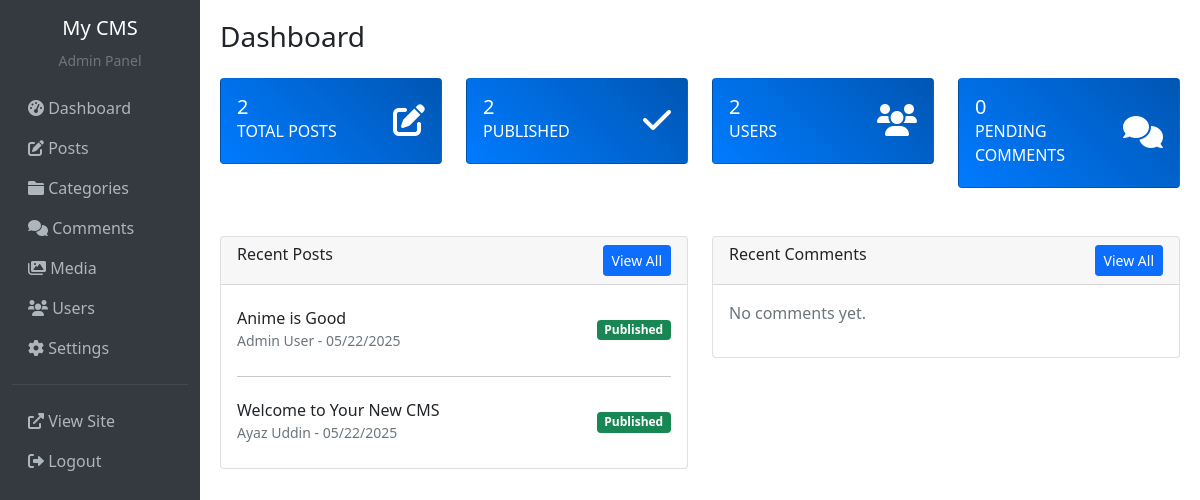
The page /admin (signed in) on the database its author committed.
### app.py (models this page shows, shortened)
class Setting(db.Model):
    id = db.Column(db.Integer, primary_key=True)
    key = db.Column(db.String(100), unique=True, nullable=False)
    value = db.Column(db.Text)
    description = db.Column(db.Text)
    @staticmethod
    def get_setting(key, default=None):
        setting = Setting.query.filter_by(key=key).first()
        return setting.value if setting else default

class Post(db.Model):
    id = db.Column(db.Integer, primary_key=True)
    title = db.Column(db.String(200), nullable=False)
    slug = db.Column(db.String(200), unique=True, nullable=False)
    content = db.Column(db.Text, nullable=False)
    excerpt = db.Column(db.Text)
    status = db.Column(db.String(20), default='draft')  # draft, published, private
    post_type = db.Column(db.String(20), default='post')  # post, page
    featured_image = db.Column(db.String(255))
    meta_title = db.Column(db.String(200))
    meta_description = db.Column(db.Text)
    view_count = db.Column(db.Integer, default=0)
    created_at = db.Column(db.DateTime, default=datetime.utcnow)
    updated_at = db.Column(db.DateTime, default=datetime.utcnow, onupdate=datetime.utcnow)
    published_at = db.Column(db.DateTime)
    author_id = db.Column(db.Integer, db.ForeignKey('user.id'), nullable=False)
    category_id = db.Column(db.Integer, db.ForeignKey('category.id'))
    comments = db.relationship('Comment', backref='post', lazy=True, cascade='all, delete-orphan')
    tags = db.relationship('Tag', secondary=post_tags, lazy='subquery',
                          backref=db.backref('posts', lazy=True))

class User(UserMixin, db.Model):
    id = db.Column(db.Integer, primary_key=True)
    username = db.Column(db.String(80), unique=True, nullable=False)
    email = db.Column(db.String(120), unique=True, nullable=False)
    password_hash = db.Column(db.String(255), nullable=False)
    first_name = db.Column(db.String(50))
    last_name = db.Column(db.String(50))
    role = db.Column(db.String(20), default='subscriber')
    is_active = db.Column(db.Boolean, default=True)
    created_at = db.Column(db.DateTime, default=datetime.utcnow)
    posts = db.relationship('Post', backref='author', lazy=True)
    comments = db.relationship('Comment', backref='author', lazy=True)
    def has_permission(self, permission):
        permissions = {
            'subscriber': ['read'],
            'author': ['read', 'create_post', 'edit_own_post'],
            'editor': ['read', 'create_post', 'edit_post', 'publish'],
            'admin': ['all']
        }
        user_perms = permissions.get(self.role, [])
        return permission in user_perms or 'all' in user_perms
    @property
    def full_name(self):
        return f"{self.first_name} {self.last_name}".strip() or self.username

### app.py (the view)
@app.route('/admin')
@login_required
def admin_dashboard():
    stats = {
        'total_posts': Post.query.count(),
        'published_posts': Post.query.filter_by(status='published').count(),
        'total_users': User.query.count(),
        'total_comments': Comment.query.count(),
        'pending_comments': Comment.query.filter_by(status='pending').count()
    }
    recent_posts = Post.query.order_by(Post.created_at.desc()).limit(5).all()
    recent_comments = Comment.query.order_by(Comment.created_at.desc()).limit(5).all()
    return render_template('admin/dashboard.html', stats=stats,
                         recent_posts=recent_posts, recent_comments=recent_comments)

### app.py (called while the page is built)
@login_manager.user_loader
def load_user(user_id):
    return User.query.get(int(user_id))

@app.context_processor
def inject_site_settings():
    return {
        'site_title': Setting.get_setting('site_title', 'My CMS'),
        'site_description': Setting.get_setting('site_description', 'A powerful content management system'),
        'recent_posts': Post.query.filter_by(status='published').order_by(Post.published_at.desc()).limit(5).all(),
        'categories': Category.query.all()
    }

### templates/admin/dashboard.html
{% extends "admin/base.html" %}
{% block content %}
<div class="d-sm-flex align-items-center justify-content-between mb-4">
    <h1 class="h3 mb-0 text-gray-800">Dashboard</h1>
</div>
<div class="row mb-4">
    <div class="col-xl-3 col-md-6 mb-4">
        <div class="card stats-card">
            <div class="card-body">
                <div class="row align-items-center">
                    <div class="col">
                        <div class="h5 mb-0 font-weight-bold">{{ stats.total_posts }}</div>
                        <div class="text-xs font-weight-bold text-uppercase mb-1">Total Posts</div>
                    </div>
                    <div class="col-auto">
                        <i class="fas fa-edit fa-2x"></i>
                    </div>
                </div>
            </div>
        </div>
    </div>
    <div class="col-xl-3 col-md-6 mb-4">
        <div class="card stats-card">
            <div class="card-body">
                <div class="row align-items-center">
                    <div class="col">
                        <div class="h5 mb-0 font-weight-bold">{{ stats.published_posts }}</div>
                        <div class="text-xs font-weight-bold text-uppercase mb-1">Published</div>
                    </div>
                    <div class="col-auto">
                        <i class="fas fa-check fa-2x"></i>
                    </div>
                </div>
            </div>
        </div>
    </div>
    <div class="col-xl-3 col-md-6 mb-4">
        <div class="card stats-card">
            <div class="card-body">
                <div class="row align-items-center">
                    <div class="col">
                        <div class="h5 mb-0 font-weight-bold">{{ stats.total_users }}</div>
                        <div class="text-xs font-weight-bold text-uppercase mb-1">Users</div>
                    </div>
                    <div class="col-auto">
                        <i class="fas fa-users fa-2x"></i>
                    </div>
                </div>
            </div>
        </div>
    </div>
    <div class="col-xl-3 col-md-6 mb-4">
        <div class="card stats-card">
            <div class="card-body">
                <div class="row align-items-center">
                    <div class="col">
                        <div class="h5 mb-0 font-weight-bold">{{ stats.pending_comments }}</div>
                        <div class="text-xs font-weight-bold text-uppercase mb-1">Pending Comments</div>
                    </div>
                    <div class="col-auto">
                        <i class="fas fa-comments fa-2x"></i>
                    </div>
                </div>
            </div>
        </div>
    </div>
</div>
<div class="row">
    <div class="col-lg-6">
        <div class="card">
            <div class="card-header d-flex justify-content-between">
                <h6 class="m-0 font-weight-bold">Recent Posts</h6>
                <a href="{{ url_for('admin_posts') }}" class="btn btn-sm btn-primary">View All</a>
            </div>
            <div class="card-body">
                {% if recent_posts %}
                    {% for post in recent_posts %}
                    <div class="d-flex align-items-center py-2">
                        <div class="flex-grow-1">
                            <h6 class="mb-0">{{ post.title }}</h6>
                            <small class="text-muted">{{ post.author.full_name }} - {{ post.created_at.strftime('%m/%d/%Y') }}</small>
                        </div>
                        <span class="badge bg-{{ 'success' if post.status == 'published' else 'warning' }}">
                            {{ post.status.title() }}
                        </span>
                    </div>
                    {% if not loop.last %}<hr>{% endif %}
                    {% endfor %}
                {% else %}
                    <p class="text-muted">No posts yet.</p>
                {% endif %}
            </div>
        </div>
    </div>
    <div class="col-lg-6">
        <div class="card">
            <div class="card-header d-flex justify-content-between">
                <h6 class="m-0 font-weight-bold">Recent Comments</h6>
                <a href="{{ url_for('admin_comments') }}" class="btn btn-sm btn-primary">View All</a>
            </div>
            <div class="card-body">
                {% if recent_comments %}
                    {% for comment in recent_comments %}
                    <div class="d-flex align-items-center py-2">
                        <div class="flex-grow-1">
                            <h6 class="mb-0">{{ comment.author_name }}</h6>
                            <small class="text-muted">{{ comment.content[:50] }}...</small>
                            <br><small class="text-muted">{{ comment.created_at.strftime('%m/%d/%Y') }}</small>
                        </div>
                        <span class="badge bg-{{ 'success' if comment.status == 'approved' else 'warning' }}">
                            {{ comment.status.title() }}
                        </span>
                    </div>
                    {% if not loop.last %}<hr>{% endif %}
                    {% endfor %}
                {% else %}
                    <p class="text-muted">No comments yet.</p>
                {% endif %}
            </div>
        </div>
    </div>
</div>
{% endblock %}

### templates/admin/base.html (shortened to what this page needs)
<!DOCTYPE html>
<html lang="en">
<head>
    <link href="https://cdn.jsdelivr.net/npm/bootstrap@5.1.3/dist/css/bootstrap.min.css" rel="stylesheet">
    <link href="https://cdnjs.cloudflare.com/ajax/libs/font-awesome/6.0.0/css/all.min.css" rel="stylesheet">
</head>
<body>
    <div class="container-fluid">
        <div class="row">
            <nav class="col-md-2 d-md-block sidebar">
                <div class="position-sticky">
                    <div class="text-center py-3">
                        <h5 class="text-white">{{ site_title }}</h5>
                        <small class="text-muted">Admin Panel</small>
                    </div>
                    <ul class="nav flex-column">
                        <li class="nav-item">
                            <a class="nav-link" href="{{ url_for('admin_dashboard') }}">
                                <i class="fas fa-tachometer-alt"></i> Dashboard
                            </a>
                        </li>
                        <li class="nav-item">
                            <a class="nav-link" href="{{ url_for('admin_posts') }}">
                                <i class="fas fa-edit"></i> Posts
                            </a>
                        </li>
                        <li class="nav-item">
                            <a class="nav-link" href="{{ url_for('admin_categories') }}">
                                <i class="fas fa-folder"></i> Categories
                            </a>
                        </li>
                        <li class="nav-item">
                            <a class="nav-link" href="{{ url_for('admin_comments') }}">
                                <i class="fas fa-comments"></i> Comments
                            </a>
                        </li>
                        <li class="nav-item">
                            <a class="nav-link" href="{{ url_for('admin_media') }}">
                                <i class="fas fa-images"></i> Media
                            </a>
                        </li>
                        {% if current_user.has_permission('all') %}
                        <li class="nav-item">
                            <a class="nav-link" href="{{ url_for('admin_users') }}">
                                <i class="fas fa-users"></i> Users
                            </a>
                        </li>
                        <li class="nav-item">
                            <a class="nav-link" href="{{ url_for('admin_settings') }}">
                                <i class="fas fa-cog"></i> Settings
                            </a>
                        </li>
                        {% endif %}
                        <hr class="text-muted">
                        <li class="nav-item">
                            <a class="nav-link" href="{{ url_for('index') }}" target="_blank">
                                <i class="fas fa-external-link-alt"></i> View Site
                            </a>
                        </li>
                        <li class="nav-item">
                            <a class="nav-link" href="{{ url_for('logout') }}">
                                <i class="fas fa-sign-out-alt"></i> Logout
                            </a>
                        </li>
                    </ul>
                </div>
            </nav>
            <main class="col-md-10 ms-sm-auto main-content">
                {% block content %}{% endblock %}
            </main>
        </div>
    </div>
</body>
</html>

### templates/admin/base.html (style rules this page uses)
.sidebar { min-height: 100vh; background-color: #343a40; }
.sidebar .nav-link { color: #adb5bd; }
.main-content { padding: 20px; }
.stats-card { background: linear-gradient(45deg, #007bff, #0056b3); color: white; }

### rows shown on the page
Setting: value "My CMS"
Post: title "Anime is Good", author.full_name "Admin User", created_at "05/22/2025", status "Published"
Post: title "Welcome to Your New CMS", author.full_name "Ayaz Uddin", created_at "05/22/2025", status "Published"

### other values the page prints
{{ stats.total_posts }} "2"
{{ stats.published_posts }} "2"
{{ stats.total_users }} "2"
{{ stats.pending_comments }} "0"
